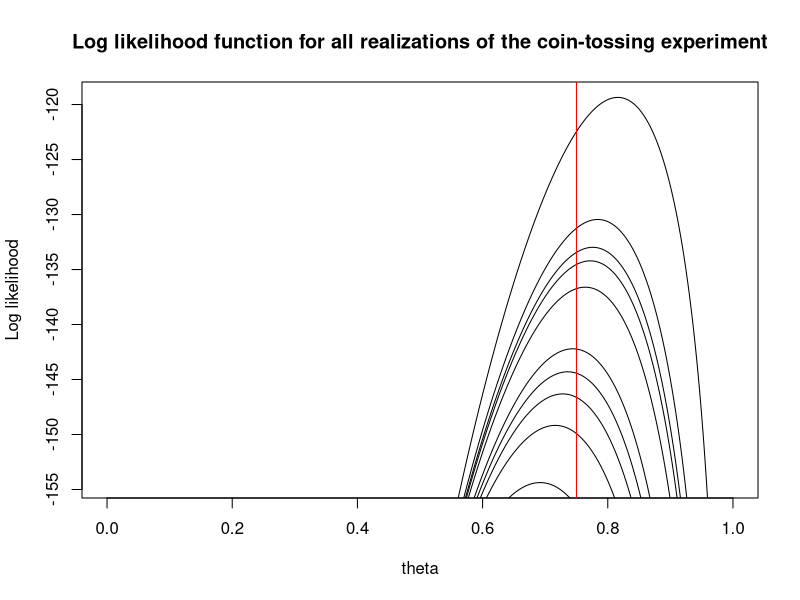
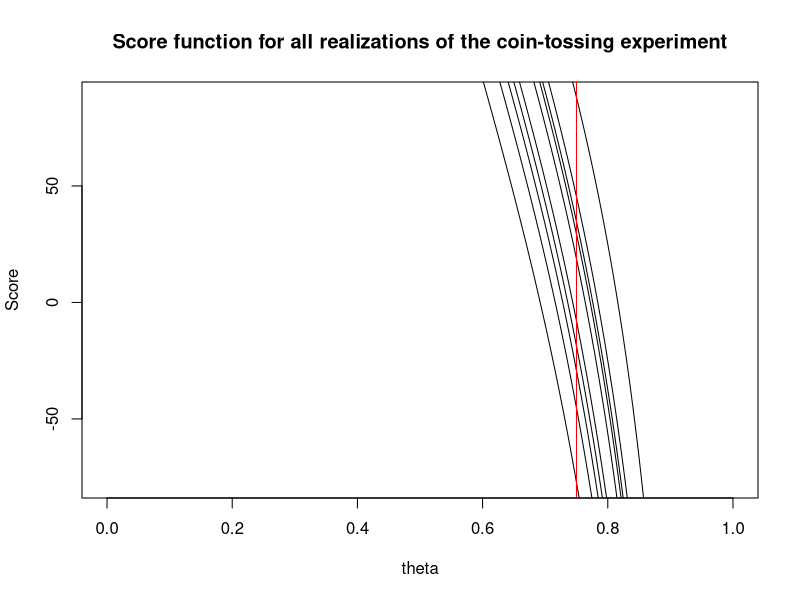
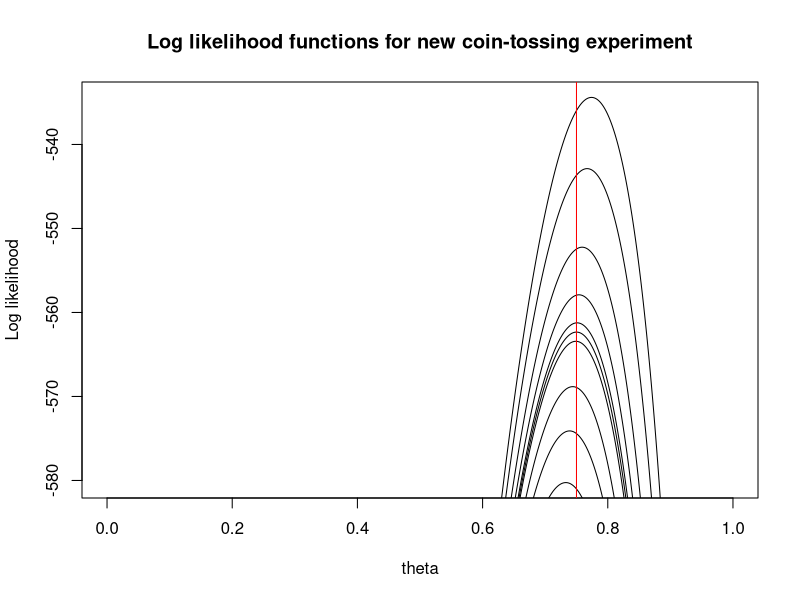

Here is the R script that generated these plots, in order:
## ---- chunk 1
set.seed(1234567)
## ---- chunk 2
theta_0 = 0.75; n = 250; n_exper = 10
n_1 = rbinom(n_exper, n, theta_0); n_0 = n - n_1
## ---- chunk 3
# Grid of theta values
theta = seq(0, 1, by=0.001)
# Choose appropriate range of values for vertical axis
n1_interval = c(min(n_1), max(n_1)); th_hat_interval = n1_interval/n
maxL_interval = n*(th_hat_interval * log(th_hat_interval) + (1-th_hat_interval) * log(1-th_hat_interval))
# Create empty plot with axes and titles
plot(theta, theta,
     xlim=c(0,1), ylim=maxL_interval, type='n',
     main='Log likelihood function for all realizations of the coin-tossing experiment', xlab='theta', ylab='Log likelihood')
# Plot log-likelihood function for every realization of the experiment
for (i in 1:n_exper) {
  lines(theta, n_1[i] * log(theta) + n_0[i] * log(1-theta))
}
# Vertical line at true value
abline(v=theta_0, col='red')
## ---- chunk 4
score_interval = n1_interval / theta_0 - (n-n1_interval) / (1-theta_0)
plot(theta, theta, xlim=c(0,1), ylim=score_interval, type='n',
     main='Score function for all realizations of the coin-tossing experiment', xlab='theta', ylab='Score')
for (i in 1:n_exper) {
  lines(theta, n_1[i] / theta - n_0[i] / (1-theta))
}
abline(v=theta_0, col='red')
## ---- chunk 5
# New values
theta_0 = 0.75; n = 1000; n_exper = 10
n_1 = rbinom(n_exper, n, theta_0); n_0 = n - n_1
# Grid of theta values
theta = seq(0, 1, by=0.001)
# Choose appropriate range of values for vertical axis
n1_interval = c(min(n_1), max(n_1)); th_hat_interval = n1_interval/n
maxL_interval = n*(th_hat_interval * log(th_hat_interval) + (1-th_hat_interval) * log(1-th_hat_interval))
# Create empty plot with axes and titles
plot(theta, theta,
     xlim=c(0,1), ylim=maxL_interval, type='n',
     main='Log likelihood functions for new coin-tossing experiment', xlab='theta', ylab='Log likelihood')
# Plot log-likelihood function for every realization of the experiment
for (i in 1:n_exper) {
  lines(theta, n_1[i] * log(theta) + n_0[i] * log(1-theta))
}
# Vertical line at true value
abline(v=theta_0, col='red')
